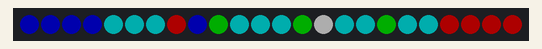
Simulated run of this sketch. Board: Arduino Mega 2560, built with avr-gcc and run on an emulated ATmega2560. Shown: 24 RGB LEDs in strip order, left to right. Dim RGB values are drawn brighter than linear.

Above: at 0.1 s.
At 0.6 s:
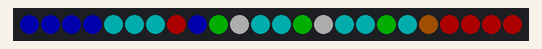
At 1.1 s:
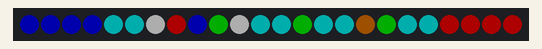
At 1.6 s:
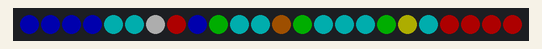
At 2.1 s:
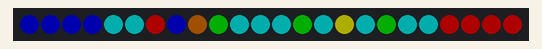
At 2.6 s:
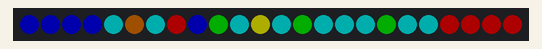

Measured:
- by itself, everything shown: repeats every 3.0 s, in 6 steps
- what the display in image 1 shows lasts 0.5 s, from 0.5 s to 1.0 s

The sketch:

Pop_Art_animation.ino
```cpp
#include <Adafruit_NeoPixel.h>
#include "frames.h"
Adafruit_NeoPixel strip(24, 0);

char colors[9][3] {
  {255, 0, 255},
  {255, 128, 0},
  {255, 0, 0},
  {0, 255, 0},
  {0, 0, 255},
  {0, 255, 255},
  {255, 255, 255},
  {255, 255, 0},
  {153, 76, 0},
};

char whichFrame = 0;

void setup() {
  // put your setup code here, to run once:
  strip.begin();
  strip.clear();
  strip.setBrightness(50);

}

void loop() {
  // put your main code here, to run repeatedly:

  for (int i = 0; i < strip.numPixels(); i++) {
    int pixAddress = pixelMap[i];
    int whichColor = animation[whichFrame][i];
    int red = colors[whichColor][0];
    int green = colors[whichColor][1];
    int blue = colors[whichColor][2];
    if (pixAddress != -1) {
      strip.setPixelColor(pixAddress, red, green, blue);
    }

  }
  strip.show();
  delay(500);
  whichFrame = (whichFrame + 1) % 6;

}
```

Source omitted: frames.h (data table, 1004 bytes)
